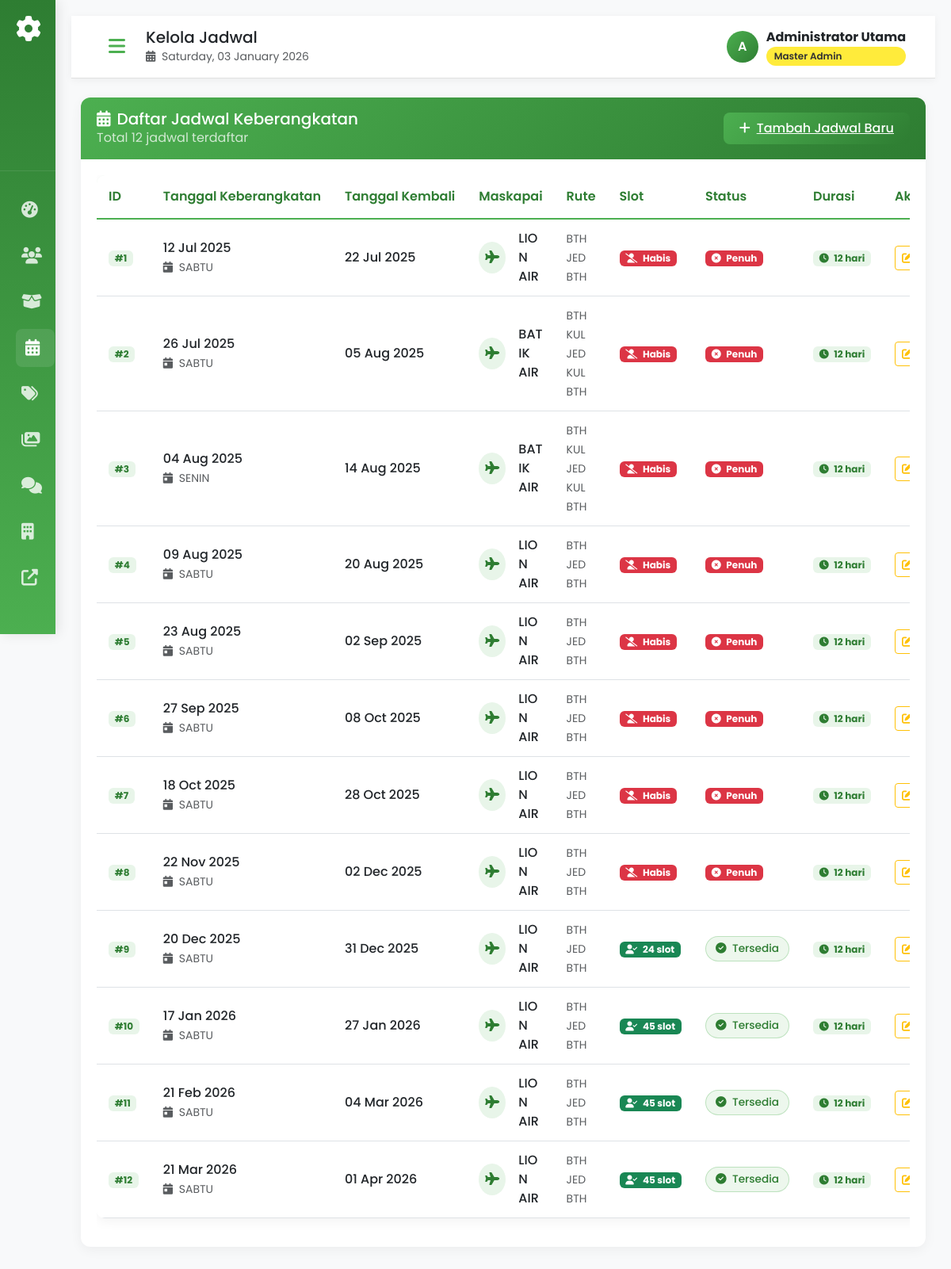
The page /admin/schedule.php (signed in) on the database its author committed.
### tables this page shows
CREATE TABLE `schedules` (
  `id` int(11) NOT NULL,
  `departure_date` date NOT NULL,
  `return_date` date NOT NULL,
  `available_slots` int(11) NOT NULL,
  `status` enum('available','full','cancelled') DEFAULT 'available',
  `airline` varchar(100) DEFAULT NULL,
  `route` varchar(100) DEFAULT NULL,
  `departure_day` varchar(20) DEFAULT NULL,
  `duration_days` int(11) DEFAULT NULL,
  `package_name` varchar(255) DEFAULT NULL,
  `package_description` text DEFAULT NULL,
  `package_price` decimal(10,2) DEFAULT NULL
);

### admin/schedule.php (the view, shortened to what this page needs)
<?php
require_once '../config/database.php';
$action = isset($_GET['action']) ? $_GET['action'] : 'list';
$stmt = $pdo->query("SELECT * FROM schedules ORDER BY departure_date ASC");
$schedules = $stmt->fetchAll();
?>
<!DOCTYPE html>
<html lang="id">
<head>
</head>
<body>
    <?php include 'includes/header.php'; ?>
    <div class="container-fluid mt-4">
        <?php if ($action == 'list'): ?>
        <div class="admin-card">
            <div class="card-header d-flex justify-content-between align-items-center">
                <div>
                    <h5 class="mb-0"><i class="fas fa-calendar-alt me-2"></i>Daftar Jadwal Keberangkatan</h5>
                    <p class="text-white mb-0 opacity-75">Total <?php echo count($schedules); ?> jadwal terdaftar</p>
                </div>
                <a href="?action=create" class="btn-admin-primary">
                    <i class="fas fa-plus me-2"></i>Tambah Jadwal Baru
                </a>
            </div>
            <div class="card-body">
                <?php if (empty($schedules)): ?>
                    <div class="text-center py-5">
                        <i class="fas fa-calendar-times fa-4x text-muted mb-4"></i>
                        <h5 class="text-muted">Belum ada jadwal</h5>
                        <p class="text-muted mb-4">Mulai dengan menambahkan jadwal baru</p>
                        <a href="?action=create" class="btn-admin-primary">
                            <i class="fas fa-plus me-2"></i>Tambah Jadwal Pertama
                        </a>
                    </div>
                <?php else: ?>
                    <div class="table-responsive">
                        <table class="table admin-table">
                            <thead>
                                <tr>
                                    <th>ID</th>
                                    <th>Tanggal Keberangkatan</th>
                                    <th>Tanggal Kembali</th>
                                    <th>Maskapai</th>
                                    <th>Rute</th>
                                    <th>Slot</th>
                                    <th>Status</th>
                                    <th>Durasi</th>
                                    <th>Aksi</th>
                                </tr>
                            </thead>
                            <tbody>
                                <?php foreach ($schedules as $item): ?>
                                <tr>
                                    <td>
                                        <span class="badge bg-light-green text-dark">#<?php echo $item['id']; ?></span>
                                    </td>
                                    <td>
                                        <div class="fw-medium">
                                            <?php echo date('d M Y', strtotime($item['departure_date'])); ?>
                                        </div>
                                        <small class="text-muted">
                                            <i class="fas fa-calendar-day me-1"></i>
                                            <?php echo $item['departure_day']; ?>
                                        </small>
                                    </td>
                                    <td>
                                        <div class="fw-medium">
                                            <?php echo date('d M Y', strtotime($item['return_date'])); ?>
                                        </div>
                                    </td>
                                    <td>
                                        <div class="d-flex align-items-center">
                                            <div class="rounded-circle bg-light-green p-2 me-3">
                                                <i class="fas fa-plane text-primary-green"></i>
                                            </div>
                                            <div>
                                                <div class="fw-medium"><?php echo htmlspecialchars($item['airline']); ?></div>
                                            </div>
                                        </div>
                                    </td>
                                    <td>
                                        <small class="text-muted"><?php echo htmlspecialchars($item['route']); ?></small>
                                    </td>
                                    <td>
                                        <?php if ($item['available_slots'] > 0): ?>
                                            <span class="badge bg-success">
                                                <i class="fas fa-user-check me-1"></i>
                                                <?php echo $item['available_slots']; ?> slot
                                            </span>
                                        <?php else: ?>
                                            <span class="badge bg-danger">
                                                <i class="fas fa-user-slash me-1"></i>
                                                Habis
                                            </span>
                                        <?php endif; ?>
                                    </td>
                                    <td>
                                        <?php if ($item['status'] === 'available'): ?>
                                            <span class="status-badge status-active">
                                                <i class="fas fa-check-circle me-1"></i>
                                                Tersedia
                                            </span>
                                        <?php elseif ($item['status'] === 'full'): ?>
                                            <span class="badge bg-danger">
                                                <i class="fas fa-times-circle me-1"></i>
                                                Penuh
                                            </span>
                                        <?php else: ?>
                                            <span class="badge bg-warning">
                                                <?php echo htmlspecialchars($item['status']); ?>
                                            </span>
                                        <?php endif; ?>
                                    </td>
                                    <td>
                                        <span class="badge bg-light-green text-dark">
                                            <i class="fas fa-clock me-1"></i>
                                            <?php echo $item['duration_days']; ?> hari
                                        </span>
                                    </td>
                                    <td>
                                        <div class="btn-group btn-group-sm">
                                            <a href="?action=edit&id=<?php echo $item['id']; ?>"
                                               class="btn btn-outline-warning"
                                               data-bs-toggle="tooltip"
                                               title="Edit">
                                                <i class="fas fa-edit"></i>
                                            </a>
                                        </div>
                                    </td>
                                </tr>
                                <?php endforeach; ?>
                            </tbody>
                        </table>
                    </div>
                <?php endif; ?>
            </div>
        </div>
        <?php endif; ?>
    </div>
    <?php include 'includes/footer.php'; ?>
</body>
</html>

### admin/assets/admin.css (style rules this page uses)
:root { --primary-green: #4CAF50; --dark-green: #2E7D32; --light-green: #E8F5E9; --accent-yellow: #FFEB3B; }
body { font-family: 'Poppins', sans-serif; background-color: #f8f9fa; overflow-x: hidden; }
.admin-card { background: white; border-radius: 12px; border: none; box-shadow: 0 4px 15px rgba(0,0,0,0.05); transition: transform 0.3s; margin-bottom: 20px; }
.admin-card .card-header { background: linear-gradient(135deg, var(--primary-green) 0%, var(--dark-green) 100%); color: white; border-radius: 12px 12px 0 0 !important; padding: 15px 20px; border: none; }
.admin-card .card-body { padding: 20px; }
.btn-admin-primary { background: linear-gradient(135deg, var(--primary-green) 0%, var(--dark-green) 100%); color: white; border: none; border-radius: 8px; padding: 8px 20px; font-weight: 500; transition: all 0.3s; white-space: nowrap; }
.admin-table { background: white; border-radius: 10px; overflow: hidden; box-shadow: 0 4px 15px rgba(0,0,0,0.05); }
.admin-table thead { background: var(--light-green); }
.admin-table th { font-weight: 600; color: var(--dark-green); border-bottom: 2px solid var(--primary-green); padding: 15px; white-space: nowrap; }
.admin-table td { padding: 12px 15px; vertical-align: middle; word-break: break-word; }
.status-badge { padding: 5px 12px; border-radius: 20px; font-size: 0.85rem; font-weight: 500; display: inline-block; white-space: nowrap; }
.status-active { background: rgba(76, 175, 80, 0.1); color: var(--dark-green); border: 1px solid rgba(76, 175, 80, 0.3); }
.bg-light-green { background: #E8F5E9 !important; color: #2E7D32 !important; }

### rows shown on the page
schedules: id "1", departure_date "12 Jul 2025", departure_day "SABTU", return_date "22 Jul 2025", airline "LION AIR", route "BTH JED BTH", available_slots 0 (drawn), status "full" (drawn), duration_days "12"
schedules: id "2", departure_date "26 Jul 2025", departure_day "SABTU", return_date "05 Aug 2025", airline "BATIK AIR", route "BTH KUL JED KUL BTH", available_slots 0 (drawn), status "full" (drawn), duration_days "12"
schedules: id "3", departure_date "04 Aug 2025", departure_day "SENIN", return_date "14 Aug 2025", airline "BATIK AIR", route "BTH KUL JED KUL BTH", available_slots 0 (drawn), status "full" (drawn), duration_days "12"
schedules: id "4", departure_date "09 Aug 2025", departure_day "SABTU", return_date "20 Aug 2025", airline "LION AIR", route "BTH JED BTH", available_slots 0 (drawn), status "full" (drawn), duration_days "12"
schedules: id "5", departure_date "23 Aug 2025", departure_day "SABTU", return_date "02 Sep 2025", airline "LION AIR", route "BTH JED BTH", available_slots 0 (drawn), status "full" (drawn), duration_days "12"
schedules: id "6", departure_date "27 Sep 2025", departure_day "SABTU", return_date "08 Oct 2025", airline "LION AIR", route "BTH JED BTH", available_slots 0 (drawn), status "full" (drawn), duration_days "12"
schedules: id "7", departure_date "18 Oct 2025", departure_day "SABTU", return_date "28 Oct 2025", airline "LION AIR", route "BTH JED BTH", available_slots 0 (drawn), status "full" (drawn), duration_days "12"
schedules: id "8", departure_date "22 Nov 2025", departure_day "SABTU", return_date "02 Dec 2025", airline "LION AIR", route "BTH JED BTH", available_slots 0 (drawn), status "full" (drawn), duration_days "12"
schedules: id "9", departure_date "20 Dec 2025", departure_day "SABTU", return_date "31 Dec 2025", airline "LION AIR", route "BTH JED BTH", available_slots "24", status "available" (drawn), duration_days "12"
schedules: id "10", departure_date "17 Jan 2026", departure_day "SABTU", return_date "27 Jan 2026", airline "LION AIR", route "BTH JED BTH", available_slots "45", status "available" (drawn), duration_days "12"
schedules: id "11", departure_date "21 Feb 2026", departure_day "SABTU", return_date "04 Mar 2026", airline "LION AIR", route "BTH JED BTH", available_slots "45", status "available" (drawn), duration_days "12"
schedules: id "12", departure_date "21 Mar 2026", departure_day "SABTU", return_date "01 Apr 2026", airline "LION AIR", route "BTH JED BTH", available_slots "45", status "available" (drawn), duration_days "12"

### other values the page prints
$page_titles[$current_page] "Kelola Jadwal"
substr($_SESSION['admin_full_name'], 0, 1) "A"
$_SESSION['admin_full_name'] "Administrator Utama"
count($schedules) "12"
